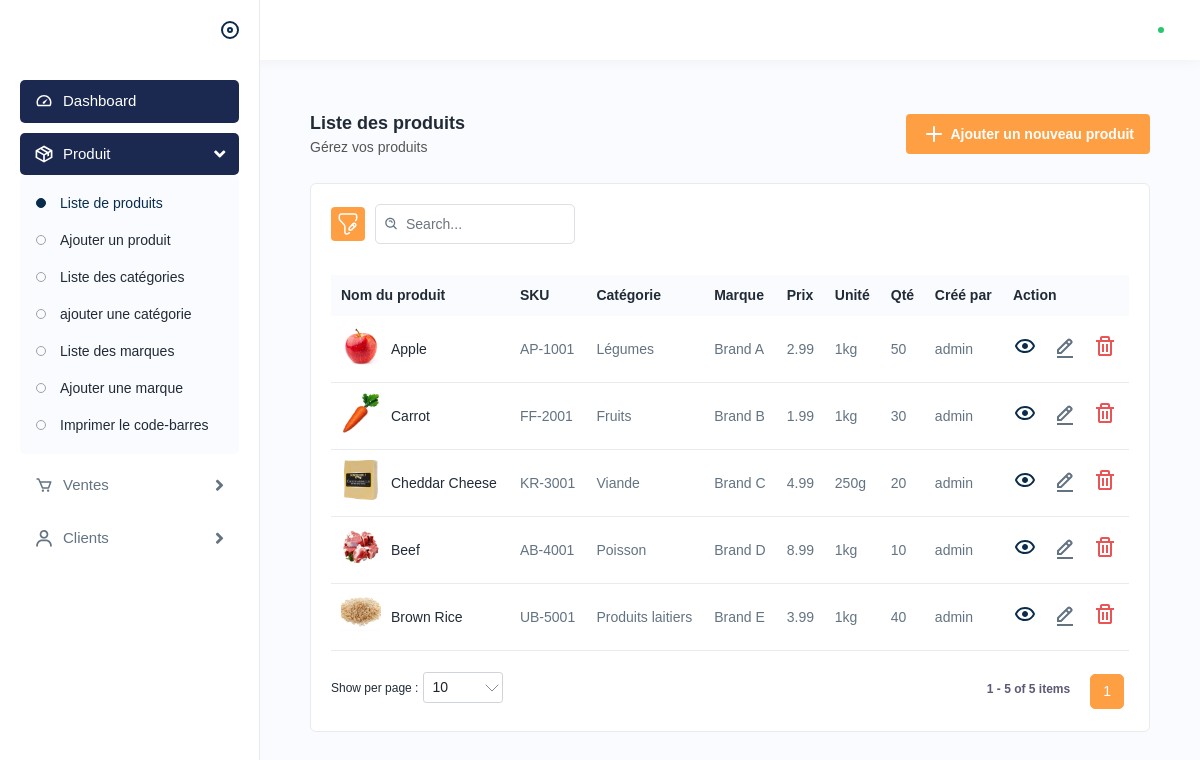
Page /home.php?page=produits&sub_page=list_product (signed in) on the committed database.
### tables this page shows
CREATE TABLE `products` (
  `id` int(11) NOT NULL,
  `name` varchar(255) NOT NULL,
  `category` int(11) NOT NULL,
  `brand` int(11) NOT NULL,
  `SKU` varchar(255) NOT NULL,
  `unit` varchar(255) NOT NULL,
  `qty` int(11) NOT NULL,
  `price` float NOT NULL,
  `status` tinyint(1) NOT NULL,
  `img` varchar(255) NOT NULL,
  `description` varchar(255) NOT NULL,
  `created_by` varchar(255) NOT NULL DEFAULT 'admin'
);

CREATE TABLE `categories` (
  `id` int(11) NOT NULL,
  `name` varchar(255) NOT NULL,
  `code` varchar(255) NOT NULL,
  `description` varchar(255) NOT NULL,
  `img` varchar(255) NOT NULL
);

CREATE TABLE `brands` (
  `id` int(11) NOT NULL,
  `name` varchar(255) NOT NULL,
  `description` varchar(255) NOT NULL,
  `img` varchar(255) NOT NULL
);

### includes/goTopage.php (called while the page is built)
<?php
function gotoPage($name)
{
  return include('./pages/' . $name . '.php');
}

### includes/queries/product_list.php (called while the page is built, shortened)
<?php
include 'includes/database.php';
$query = "SELECT * FROM products ";
$all_products = mysqli_query($connection, $query);
?>

### includes/config.php (called while the page is built, shortened)
<?php
$product_upload_dir = './assets/img/product/';

### includes/database.php (called while the page is built, shortened)
<?php
$user = "root";
$password = '';
$host = "localhost";
$db = "gestion_stock";
$connection = mysqli_connect($host, $user, $password) or die("Unable to connect!");
$db_q = "CREATE DATABASE IF NOT EXISTS gestion_stock";
mysqli_query($connection, $db_q);
mysqli_select_db($connection, $db) or die("Unable to select database!");
$check = mysqli_query($connection, "SELECT * FROM `clients`");

### includes/functions.php (called while the page is built, shortened)
<?php
function isApi($url)
{
    $url = explode('/', $url);
    if ($url[1] == 'api') {
        return true;
    } else {
        return false;
    }
}
function getBrand($brand_id)
{
    isApi($_SERVER['REQUEST_URI']) ? include '../includes/database.php' : include 'includes/database.php';
    $query = "SELECT name FROM brands WHERE id = '$brand_id'";
    $brand = mysqli_fetch_assoc(mysqli_query($connection, $query));
    return $brand;
}
function getCategory($category_id)
{
    isApi($_SERVER['REQUEST_URI'])
        ? include '../includes/database.php'
        : include 'includes/database.php';
    $query = "SELECT name FROM categories WHERE id = '$category_id'";
    $category = mysqli_fetch_assoc(mysqli_query($connection, $query));
    return $category;
}

### pages/products/list_product.php (the view, shortened to what this page needs)
<?php
include_once 'includes/queries/product_list.php';
include 'includes/config.php';
$table_head = '
  <tr>
    <th>Nom du produit</th>
    <th>SKU</th>
    <th>Catégorie</th>
    <th>Marque</th>
    <th>Prix</th>
    <th>Unité</th>
    <th>Qté</th>
    <th>Créé par</th>
    <th>Action</th>
  </tr>
    ';
?>
<div class="content">
  <div class="page-header">
    <div class="page-title">
      <h4>Liste des produits</h4>
      <h6>Gérez vos produits</h6>
    </div>
    <div class="page-btn">
      <a href="?page=produits&sub_page=add_product" class="btn btn-added"><img src="assets/img/icons/plus.svg" alt="img"
          class="me-1">Ajouter un nouveau produit</a>
    </div>
  </div>
  <div class="card">
    <div class="card-body">
      <?php include 'templates/components/list_table_head.php'; ?>
      <?php
      $num = mysqli_num_rows($all_products);
      if ($num > 0) {
        while ($row = mysqli_fetch_assoc($all_products)) {
          $brand = getBrand($row["brand"]);
          $category = getCategory($row["category"]);
          ?>
          <tr>
            <td class="productimgname">
              <a href="javascript:void(0);" class="product-img">
                <img src="<?php echo $product_upload_dir . $row["img"] ?>" alt="product">
              </a>
              <a href="javascript:void(0);">
                <?php echo $row["name"] ?>
              </a>
            </td>
            <td>
              <?php echo $row["SKU"] ?>
            </td>
            <td>
              <?php echo $category["name"] ?>
            </td>
            <td>
              <?php echo $brand["name"] ?>
            </td>
            <td>
              <?php echo $row["price"] ?>
            </td>
            <td>
              <?php echo $row["unit"] ?>
            </td>
            <td>
              <?php echo $row["qty"] ?>
            </td>
            <td>
              <?php echo $row["created_by"] ?>
            </td>
            <td>
              <a class="me-3" href="?page=produits&sub_page=product_details&id=<?php echo $row['id'] ?>">
                <img src="assets/img/icons/eye.svg" alt="img">
              </a>
              <a class="me-3" href="?page=produits&sub_page=edit_product&id=<?php echo $row['id'] ?>">
                <img src="assets/img/icons/edit.svg" alt="img">
              </a>
              <a class="confirm-text" href="?page=produits&sub_page=list_product&deleteRow=<?php echo $row['id'] ?>">
                <img src="assets/img/icons/delete.svg" alt="img">
              </a>
            </td>
          </tr>
          <?php
        }
      }
      ?>
      <?php include 'templates/components/list_table_footer.php'; ?>
    </div>
  </div>

### rows in the picture
products: img (picture), name "Apple", SKU "AP-1001", categories.name "Légumes", brands.name "Brand A", price "2.99", unit "1kg", qty "50", created_by "admin"
products: img (picture), name "Carrot", SKU "FF-2001", categories.name "Fruits", brands.name "Brand B", price "1.99", unit "1kg", qty "30", created_by "admin"
products: img (picture), name "Cheddar Cheese", SKU "KR-3001", categories.name "Viande", brands.name "Brand C", price "4.99", unit "250g", qty "20", created_by "admin"
products: img (picture), name "Beef", SKU "AB-4001", categories.name "Poisson", brands.name "Brand D", price "8.99", unit "1kg", qty "10", created_by "admin"
products: img (picture), name "Brown Rice", SKU "UB-5001", categories.name "Produits laitiers", brands.name "Brand E", price "3.99", unit "1kg", qty "40", created_by "admin"
